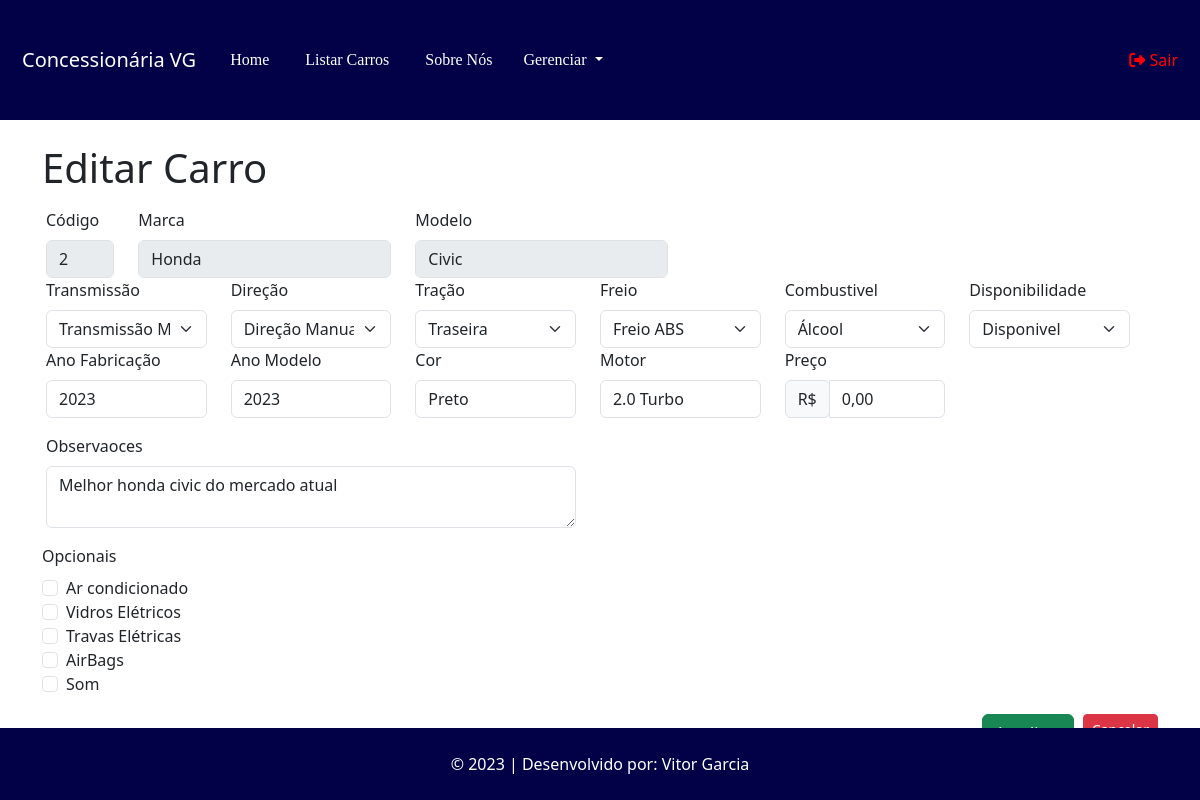
Before: /carro/edicao/2 (signed in) with the older database file.
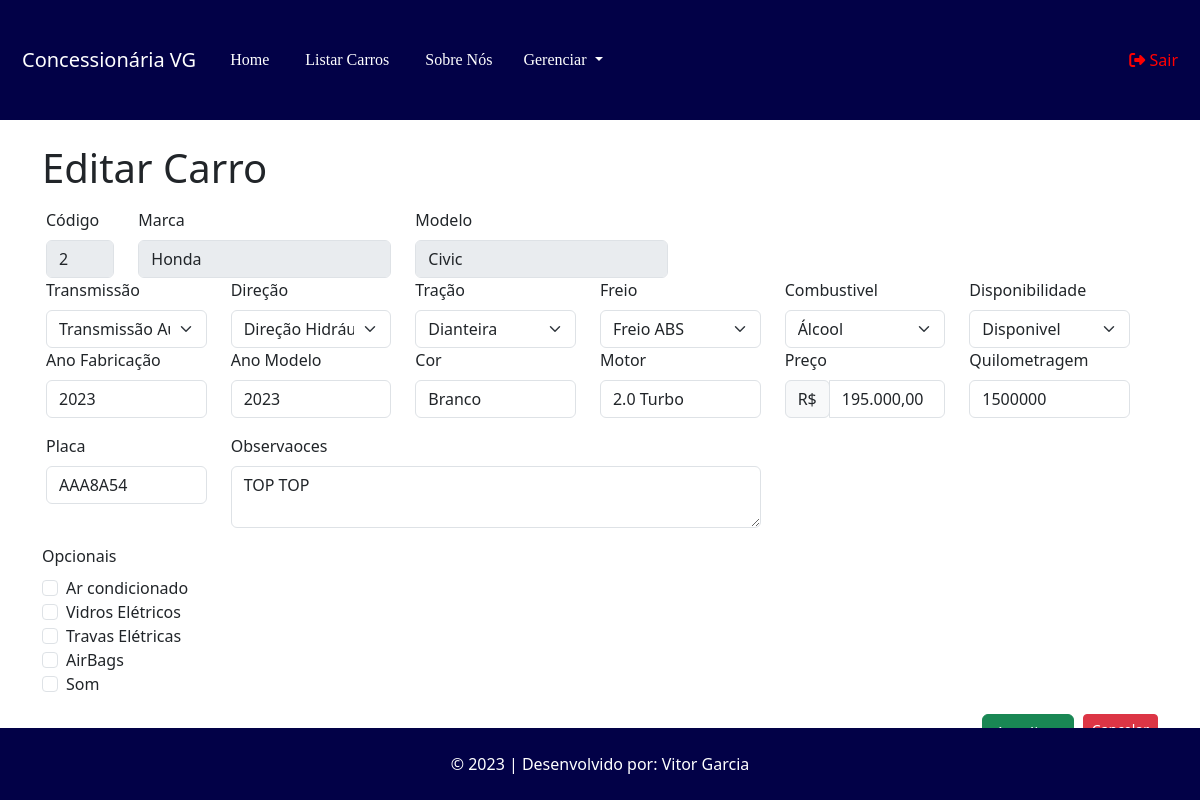
After: the same page with the newer database file.
### tables this page shows
CREATE TABLE `carro` (
  `id` int(11) NOT NULL,
  `id_modelo` int(11) NOT NULL,
  `ano_fabricacao` year(4) NOT NULL,
  `cor` varchar(50) NOT NULL,
  `preco_venda` decimal(10,2) NOT NULL,
  `quilometragem` int(11) NOT NULL,
  `modelo_direcao` varchar(50) NOT NULL,
  `modelo_transmissao` varchar(50) NOT NULL,
  `placa` varchar(12) NOT NULL,
  `observacoes` varchar(255) NOT NULL,
  `disponibilidade` varchar(50) NOT NULL,
  `tipo_freio` varchar(15) NOT NULL,
  `motor` varchar(15) NOT NULL,
  `tipo_combustivel` varchar(15) NOT NULL,
  `tipo_tracao` varchar(15) NOT NULL,
  `ano_modelo` year(4) NOT NULL
);

CREATE TABLE `marca` (
  `id` int(11) NOT NULL,
  `nome` varchar(100) NOT NULL
);

CREATE TABLE `modelo` (
  `id` int(11) NOT NULL,
  `nome` varchar(100) NOT NULL,
  `id_marca` int(11) NOT NULL
);

### App/Controllers/Controller.php (called while the page is built, shortened)
<?php
abstract class Controller
{
    private $viewVar;
    public function render($view)
    {
        $viewVar = $this->getViewVar();
        require_once PATH . '/App/Views/layouts/cabecalho.php';
        require_once PATH . '/App/Views/' . $view . '.php';
        require_once PATH . '/App/Views/layouts/rodape.php';
    }
    public function getViewVar()
    {
        return $this->viewVar;
    }
    public function setViewParam($varName, $varValue)
    {
        if ($varName != "" && $varValue != "") {
            $this->viewVar[$varName] = $varValue;
        }
    }
}

### App/Controllers/CarroController.php (called while the page is built, shortened)
<?php
class CarroController extends Controller
{
    public function edicao($params){
        $idCarro = $params[0];
        $carroDAO = new CarroDAO();
        $carro = $carroDAO->listar($idCarro);
        $this->render('/carro/editar');
    }
}

### index.php (called while the page is built, shortened)
<?php
try {
    $app = new App();
    $app->run();
}catch (\Exception $e){
    $oError = new Erro($e);
    $oError->render();
}

### App/Models/DAO/BaseDAO.php (called while the page is built, shortened)
<?php
abstract class BaseDAO
{
    private $conexao;
    public function __construct()
    {
        $this->conexao = Conexao::getConnection();
    }
    public function select($sql)
    {
        if (!empty($sql)) {
            return $this->conexao->query($sql);
        }
    }
}

### App/Lib/Conexao.php (called while the page is built, shortened)
<?php
class Conexao
{
    private static $connection;
    public static function getConnection()
    {
        $pdoConfig = DB_DRIVER . ":" . "host=" . DB_HOST . ";";
        $pdoConfig .= "dbname=" . DB_NAME . ";";
        try {
            if (!isset(self::$connection)) {
                self::$connection = new PDO($pdoConfig, DB_USER, DB_PASSWORD);
                self::$connection->setAttribute(PDO::ATTR_ERRMODE, PDO::ERRMODE_EXCEPTION);
            }
            return self::$connection;
        } catch (PDOException $e) {
            throw new Exception("Erro de conexão com o banco de dados", 500);
        }
    }
}

### App/Models/DAO/CarroDAO.php (called while the page is built, shortened)
<?php
class CarroDAO extends BaseDAO{
    public function listar($id = null){
        if($id){
            $resultado = $this->select(
                "SELECT * FROM carro WHERE id = $id"
            );
            return $resultado->fetchObject(Carro::class);
        } else {
            $resultado = $this->select(
                'SELECT * FROM carro'
            );
            return $resultado->fetchAll(\PDO::FETCH_CLASS, Carro::class);
        }
        return false;
    }
}
?>

### App/Models/Entidades/Carro.php (called while the page is built, shortened)
<?php
class Carro{
     private $id;
     private $ano_fabricacao;
     private $ano_modelo;
     private $cor;
     private $preco_venda;
     private $quilometragem;
     private $modelo_direcao;
     private $modelo_transmissao;
     private $placa;
     private $observacoes;
     private $disponibilidade;
     private $tipo_freio;
     private $motor;
     private $tipo_tracao;
     public function getId(){
          return $this->id;
     }
     function getAno_fabricacao(){
          return $this->ano_fabricacao;
     }
     function getAno_modelo(){
          return $this->ano_modelo;
     }
     public function getCor(){
          return $this->cor;
     }
     public function getPreco_venda(){
          return $this->preco_venda;
     }
     public function getQuilometragem(){
          return $this->quilometragem;
     }
     public function getModelo_direcao(){
          return $this->modelo_direcao;
     }
     public function getModelo_transmissao(){
          return $this->modelo_transmissao;
     }
     public function getPlaca(){
          return $this->placa;
     }
     public function getObservacoes(){
          return $this->observacoes;
     }
     public function getDisponibilidade(){
          return $this->disponibilidade;
     }
     public function getTipo_freio(){
          return $this->tipo_freio;
     }
     public function getMotor(){
          return $this->motor;
     }
     public function getTipo_tracao(){
          return $this->tipo_tracao;
     }
     private $id_modelo;
     public function getId_modelo(){
          return $this->id_modelo;
     }
}
?>

### App/Models/DAO/ModeloDAO.php (called while the page is built, shortened)
<?php
class ModeloDAO extends BaseDAO{
    public function listar($id = null){
        if($id){
            $resultado = $this->select(
                "SELECT * FROM modelo WHERE id = $id"
            );
            return $resultado->fetchObject(Modelo::class);
        } else {
            $resultado = $this->select(
                'SELECT * FROM modelo'
            );
            return $resultado->fetchAll(\PDO::FETCH_CLASS, Modelo::class);
        }
        return false;
    }
}
?>

### App/Models/Entidades/Modelo.php (called while the page is built, shortened)
<?php
class Modelo{
     private $nome;
     private $id_marca;
     public function getNome(){
          return $this->nome;
     }
   function getId_marca(){
        return $this->id_marca;
   }
}
?>

### App/Models/DAO/MarcaDAO.php (called while the page is built, shortened)
<?php
class MarcaDAO extends BaseDAO{
    public function listar($id = null){
        if($id){
            $resultado = $this->select(
                "SELECT * FROM marca WHERE id = $id"
            );
            return $resultado->fetchObject(Marca::class);
        } else {
            $resultado = $this->select(
                'SELECT * FROM marca'
            );
            return $resultado->fetchAll(\PDO::FETCH_CLASS, Marca::class);
        }
        return false;
    }
}
?>

### App/Models/Entidades/Marca.php (called while the page is built, shortened)
<?php
class Marca{
     private $nome;
   function getNome(){
        return $this->nome;
   }
}
?>

### App/Views/carro/editar.php (the view, shortened to what the rows shown need)
<?php
$carro = $viewVar['carro'];
$modeloDAO = new ModeloDAO();
$modelo = $modeloDAO->listar($carro->getId_modelo());
$marcaDAO = new MarcaDAO();
$marca = $marcaDAO->listar($modelo->getId_marca());
if (isset($_SESSION['login'])) {
?>
<div class="container">
  <br>
    <h1>Editar Carro</h1>
  <br>
  <form action="http://<?php echo APP_HOST; ?>/carro/atualizar" method="post" class="row g-3">
    <div class="row">
      <div class="col-md-1">
        <label for="id" class="form-label">Código</label>
        <input type="text" class="form-control" value="<?php echo $carro->getId(); ?>" disabled>
      </div>
      <div class="col-md-3">
        <label for="inputMarca" class="form-label">Marca</label>
        <input type="text" class="form-control" id="inputMarca" value="<?php echo $marca->getNome(); ?>" disabled>
      </div>
      <div class="col-md-3">
        <label for="inputModelo" class="form-label">Modelo</label>
        <input type="text" class="form-control" id="inputModelo" value="<?php echo $modelo->getNome(); ?>" disabled>
      </div>
    </div>
    <div class="row">
        <div class="col-md-2">
          <label for="selectTransmissaos" class="form-label">Transmissão</label>
            <select class="form-select" aria-label="Selecione o Cambio" id="selectTransmissao" name="transmissao">
              <option <?php echo ($carro->getModelo_transmissao() == "Transmissão Manual" ) ? "selected" : null ; ?> value="Transmissão Manual">Transmissão Manual</option>
              <option <?php echo ($carro->getModelo_transmissao() == "Transmissão Automático" ) ? "selected" : null ; ?> value="Transmissão Automático">Transmissão Automático</option>
            </select>
        </div>
        <div class="col-md-2">
          <label for="selectDirecao" class="form-label">Direção</label>
            <select class="form-select" aria-label="Selecione a Direção" id="selectDirecao" name="direcao">
              <option <?php echo ($carro->getModelo_direcao() == "Manual" ) ? "selected" : null ; ?> value="Manual">Direção Manual</option>
              <option <?php echo ($carro->getModelo_direcao() == "Hidráulica" ) ? "selected" : null ; ?> value="Hidráulica">Direção Hidráulica</option>
            </select>
        </div>
        <div class="col-md-2">
          <label for="selectTracao" class="form-label">Tração</label>
            <select class="form-select" aria-label="Selecione a Tração" id="selectTracao" name="tracao">
              <option <?php echo ($carro->getTipo_tracao() == "Traseira" ) ? "selected" : null ; ?> value="Traseira">Traseira</option>
              <option <?php echo ($carro->getTipo_tracao() == "Dianteira" ) ? "selected" : null ; ?> value="Dianteira">Dianteira</option>
            </select>
        </div>
        <div class="col-md-2">
          <label for="selectFreio" class="form-label">Freio</label>
            <select class="form-select" aria-label="Selecione o Tipo do Freio" id="selectFreio" name="freio">
              <option <?php echo ($carro->getTipo_tracao() == "ABS" ) ? "selected" : null ; ?> value="ABS">Freio ABS</option>
            </select>
        </div>
        <div class="col-md-2">
          <label for="selectCombustivel" class="form-label">Combustivel</label>
            <select class="form-select" aria-label="Tipo do Combustivel" id="selectCombustivel" name="combustivel">
              <option <?php echo ($carro->getTipo_freio() == "Álcool" ) ? "selected" : null ; ?> value="Álcool">Álcool</option>
            </select>
        </div>
        <div class="col-md-2">
          <label for="selectDisponibilidade" class="form-label">Disponibilidade</label>
            <select class="form-select" aria-label="Disponibildiade" id="selectDisponibilidade" name="disponibilidade">
              <option <?php echo ($carro->getDisponibilidade() == "Disponível" ) ? "selected" : null ; ?> value="Disponível">Disponivel</option>
            </select>
        </div>
      </div>
    <div class="row">
      <div class="col-md-2">
        <label for="inputAno_modelo" class="form-label">Ano Fabricação</label>
        <input type="text" class="form-control" id="ano_fabricacao" name="ano_fabricacao" value="<?php echo $carro->getAno_fabricacao(); ?>">
      </div>
      <div class="col-md-2">
        <label for="inputAno_modelo" class="form-label">Ano Modelo</label>
        <input type="text" class="form-control" id="ano_modelo" name="ano_modelo" value="<?php echo $carro->getAno_modelo(); ?>">
      </div>
      <div class="col-md-2">
        <label for="inputCor" class="form-label">Cor</label>
        <input type="text" class="form-control" id="inputCor" name="cor" value="<?php echo $carro->getCor(); ?>">
      </div>
      <div class="col-md-2">
        <label for="inputMotor" class="form-label">Motor</label>
        <input type="text" class="form-control" id="inputMotor" name="motor" value="<?php echo $carro->getMotor(); ?>">
      </div>
      <div class="col-md-2">
          <label for="inputPreco" class="form-label">Preço</label>
          <div class="input-group mb-3">
              <div class="input-group-prepend">
                  <span class="input-group-text">R$</span>
              </div>
              <input type="text" class="form-control money" id="inputPreco_venda" name="preco_venda" value="<?php echo number_format($carro->getPreco_venda(), 2, ',', '.'); ?>">
          </div>
      </div>
      <?php
      if ($carro->getQuilometragem() != 0) {
      ?>
      <div class="col-md-2">
        <label for="inputQuilometragem" class="form-label">Quilometragem</label>
        <input type="text" class="form-control" id="inputQuilometragem" name="quilometragem"  value="<?php echo $carro->getQuilometragem(); ?>">
    </div>
    <div class="col-md-2">
        <label for="inputPlaca" class="form-label">Placa</label>
        <input type="text" class="form-control" id="inputPlaca" name="placa" value="<?php echo $carro->getPlaca(); ?>">
    </div>
<?php    }
            ?>
      <div class="col-md-6">
        <label for="inputObservacao" class="form-label">Observaoces</label>
        <textarea type="textarea" class="form-control" id="inputObservacao" name="observacao"><?php echo $carro->getObservacoes(); ?></textarea>
      </div>
    </div>
    <div class="col-md-12">
        <label for="inputAno" class="form-label">Opcionais</label>
        <div class="form-check">
          <input class="form-check-input position-static" type="checkbox" id="blankCheckbox" value="option1" aria-label="...">Ar condicionado
          <br>
          <input class="form-check-input position-static" type="checkbox" id="blankCheckbox" value="option1" aria-label="...">Vidros Elétricos
          <br>
          <input class="form-check-input position-static" type="checkbox" id="blankCheckbox" value="option1" aria-label="...">Travas Elétricas
          <br>
          <input class="form-check-input position-static" type="checkbox" id="blankCheckbox" value="option1" aria-label="...">AirBags
          <br>
          <input class="form-check-input position-static" type="checkbox" id="blankCheckbox" value="option1" aria-label="...">Som
        </div>
    </div>
    <div class="col-md-12 d-flex justify-content-end">
      <button type="submit" class="btn btn-success">Atualizar</button>&nbsp&nbsp
      <a href="http://<?php echo APP_HOST; ?>/carro/pesquisar" class="btn btn-danger btn-sm">Cancelar</a>
   </div>
      </form>
        <br>
</div>
<?php
    }
?>

Changed rows visible on the page:
changed carro "2.0 Turbo": transmissao "Transmissão Manual" → "Transmissão Automático"; direcao "Direção Manual" → "Direção Hidráulica"; tracao "Traseira" → "Dianteira"; cor "Preto" → "Branco"; preco_venda "0,00" → "195.000,00"; quilometragem (not shown) → "1500000"; placa (not shown) → "AAA8A54"; observacao "Melhor honda civic do mercado atual" → "TOP TOP"; disponibilidade "Disponivel" → (not shown)
Other visible differences:
form field disponibilidade: (not shown) → "Disponivel"
text now shown: "Quilometragem Placa"
